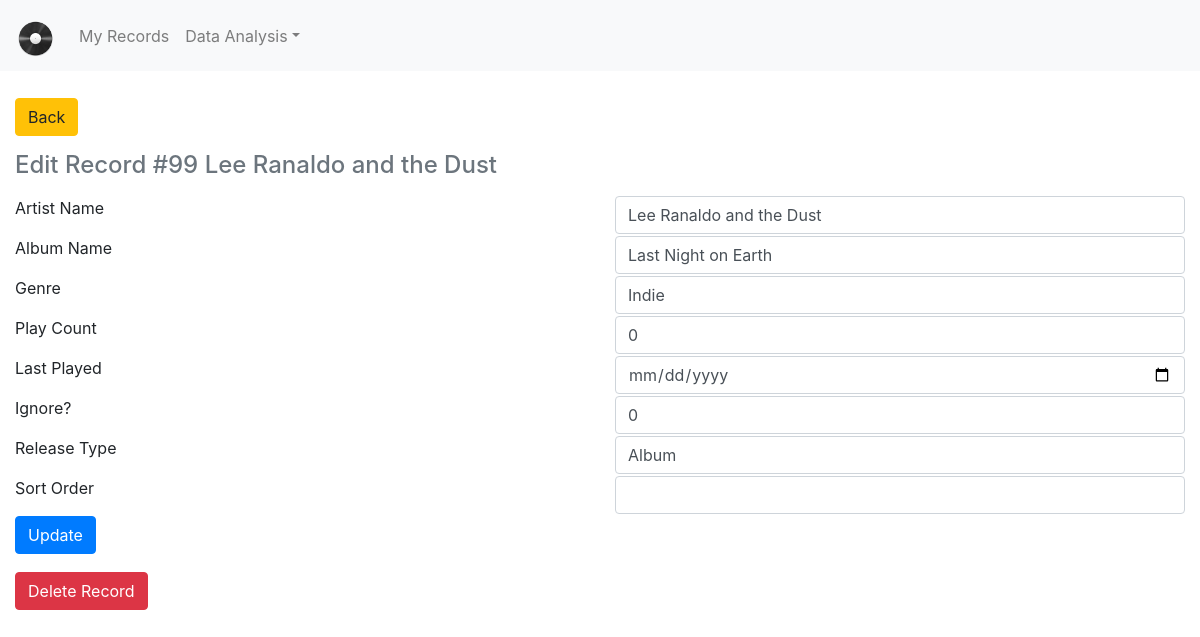
Page /edit_record/99 on the earlier database version.
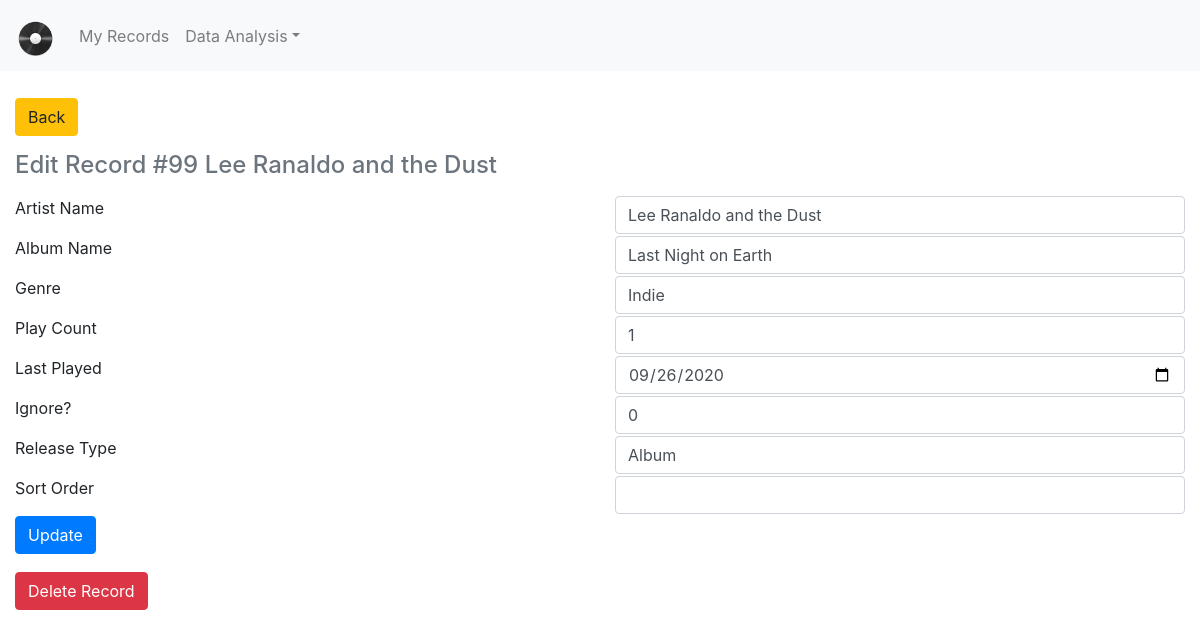
Same page on the later database version.
### tables this page shows
CREATE TABLE records (id integer primary key, artist_name varchar(765), album_name varchar(765), genre varchar(765), play_count integer, last_played timestamp, ignore, date_added timestamp, release_type varchar(765) default '', sort_order integer);

### main.py (the view)
@app.route('/edit_record/<id>', methods=['GET', 'POST'])
def edit_record(id):
    print('id='+str(id))
    (columns, row) = functions.read_row(config.DB_NAME, 'records', id)
    if row[5] == '':
        last_played = None
    elif row[5] is not None:
        last_played=datetime.strptime(row[5], '%Y-%m-%d')
    else:
        last_played = None
    form = forms.EditRecord(
        artist_name=row[1],
        album_name=row[2],
        genre=row[3],
        play_count=row[4],
        last_played=last_played,
        ignore=row[6],
        release_type=row[8])
    if form.is_submitted():
        result = functions.get_form_data(list(request.form.values()))
        print (result)
        functions.update_record(id, result)
        return redirect(url_for('my_records_detail',_anchor=id))
    return render_template('edit_record.html', form=form, id=id, row=row)

### forms.py
class EditRecord(FlaskForm):
    artist_name = wt.StringField('Artist Name')
    album_name = wt.StringField('Album Name')
    genre = wt.StringField('Genre')
    play_count = wt5.IntegerField('Play Count')
    last_played = wt5.DateField('Last Played', format='%Y-%m-%d')
    ignore = wt5.IntegerField('Ignore?')
    release_type = wt.StringField('Release Type')
    sort_order = wt5.IntegerField('Sort Order')
    submit = wt.SubmitField('Update')

### functions.py (called while the page is built)
def read_row(database, table, id):
    try:
        database = str(database)
        table = str(table)
        id = str(id)
        print(database, table, id)
    except Exception as e:
        print(e)
    con = sqlite3.connect(config.DB_NAME)
    cur = con.cursor()
    cur.execute('PRAGMA table_info(' + table +')')
    temp_columns = cur.fetchall()
    columns = []
    for tuple in temp_columns:
        columns.append(tuple[1])
    print(columns)
    cur.execute('SELECT * FROM ' + table + ' WHERE id = ' + id)
    row = cur.fetchall()
    if row == []:
        print('Error: No record with ID ' + id)
    else:
        print(row)
    con.close()
    return (columns, row[0]) # need to do row[0] instead of just row since the cursor returns a tuple of lists (we just need the list)

### templates/edit_record.html (shortened to what this page needs)
{% extends "base.html" %}
{% set active_page = "edit_record" %}
{% block content %}
<div class="container-fluid" style="padding-bottom: 15px; padding-top: 10px;">
    <a class="btn btn-warning mt-2"  href="{{ url_for('my_records_detail',_anchor=id) }}">Back</a>
</div>
<div class="container-fluid">
    <h4 class="mb-3 text-secondary">Edit Record #{{ id }} {{ row[1] }}</h4>
    <form method="post" autocomplete="off" enctype="multipart/form-data">
        {% for field in form if (field.name != 'csrf_token') and (field.name != 'submit') %}
            <div class="form row">
                <div class="col"><label class="form-label"> {{ field.label() }} </label></div>
                <div class="col"> {{ field(class="form-control") }} </div>
            </div>
        {% endfor %}
        <div class="row">
            <div class="col-sm">{{ form.submit(class="btn btn-primary") }}</div>
        </div>
    </form>
</div>
<div class="container-fluid" style="padding-bottom: 15px; padding-top: 10px;">
    <a class="btn btn-danger mt-2" data-toggle="modal" data-target="#delete">Delete Record</a>
</div>
{% endblock %}

### templates/base.html (shortened to what this page needs)
<!doctype html>
<html lang="en">
<head>
    <link rel="stylesheet" href="https://stackpath.bootstrapcdn.com/bootstrap/4.5.1/css/bootstrap.min.css">
    <link href="/docs/4.2/dist/css/bootstrap.min.css" rel="stylesheet">
    <link rel="stylesheet" src="extensions/sticky-header/bootstrap-table-sticky-header.css">
</head>
<body style="padding-top: 80px;">
    <nav class="navbar navbar-expand-lg fixed-top navbar-light bg-light">
      <a class="navbar-brand" href="{{ url_for('index') }}"><img src="/static/record.png" height="45" style="padding-top: 6px;"></a>
      <div class="collapse navbar-collapse" id="navbarCollapse">
          <ul class="navbar-nav mr-auto">
              <li class="nav-item {{ 'active' if active_page == 'my_records' else '' }}"><a class="nav-link" href="{{ url_for('my_records') }}">My Records</a></li>
              <li class="nav-item dropdown {{ 'active' if active_page == 'data_analysis' else '' }}">
                    <a class="nav-link dropdown-toggle" id="navbarDropdownMenu" data-toggle="dropdown" aria-haspopup="true" aria-expanded="false">Data Analysis</a>
          </ul>
      </div>
    </nav>
{% block content %}{% endblock %}
</body>
</html>

### templates/base.html (style rules this page uses)
body { padding-top:50px; }

Differences in the rows shown:
changed records "Lee Ranaldo and the Dust": play_count "0" → "1"; last_played (not shown) → "09/26/2020"
